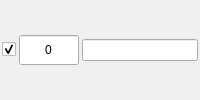
<?xml version="1.0" encoding="UTF-8"?>
<ui version="4.0">
 <class>InitiativeEventWidget</class>
 <widget class="QWidget" name="InitiativeEventWidget">
  <property name="windowTitle">
   <string>Form</string>
  </property>
  <layout class="QHBoxLayout" name="horizontalLayout">
   <property name="spacing">
    <number>3</number>
   </property>
   <property name="leftMargin">
    <number>2</number>
   </property>
   <property name="topMargin">
    <number>2</number>
   </property>
   <property name="rightMargin">
    <number>2</number>
   </property>
   <property name="bottomMargin">
    <number>2</number>
   </property>
   <item>
    <widget class="QCheckBox" name="chkActive">
     <property name="text">
      <string/>
     </property>
     <property name="checked">
      <bool>true</bool>
     </property>
    </widget>
   </item>
   <item>
    <widget class="QLineEdit" name="edtInitiative">
     <property name="minimumSize">
      <size>
       <width>60</width>
       <height>22</height>
      </size>
     </property>
     <property name="maximumSize">
      <size>
       <width>60</width>
       <height>30</height>
      </size>
     </property>
     <property name="text">
      <string>0</string>
     </property>
     <property name="alignment">
      <set>Qt::AlignmentFlag::AlignCenter</set>
     </property>
    </widget>
   </item>
   <item>
    <widget class="QLineEdit" name="edtName">
     <property name="font">
      <font>
       <pointsize>9</pointsize>
      </font>
     </property>
    </widget>
   </item>
  </layout>
 </widget>
 <resources/>
 <connections/>
</ui>
